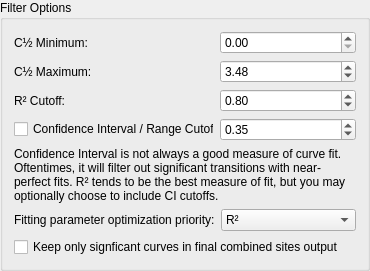
                   <widget class="QGroupBox" name="groupBox_5">
                    <property name="sizePolicy">
                     <sizepolicy hsizetype="Preferred" vsizetype="Fixed">
                      <horstretch>0</horstretch>
                      <verstretch>0</verstretch>
                     </sizepolicy>
                    </property>
                    <property name="title">
                     <string>Filter Options</string>
                    </property>
                    <layout class="QGridLayout" name="gridLayout_10">
                     <item row="1" column="0">
                      <layout class="QVBoxLayout" name="verticalLayout_5">
                       <item>
                        <layout class="QHBoxLayout" name="horizontalLayout_13">
                         <item>
                          <widget class="QLabel" name="label_14">
                           <property name="sizePolicy">
                            <sizepolicy hsizetype="Fixed" vsizetype="Preferred">
                             <horstretch>0</horstretch>
                             <verstretch>0</verstretch>
                            </sizepolicy>
                           </property>
                           <property name="minimumSize">
                            <size>
                             <width>200</width>
                             <height>0</height>
                            </size>
                           </property>
                           <property name="text">
                            <string>C½ Minimum:</string>
                           </property>
                          </widget>
                         </item>
                         <item>
                          <widget class="QDoubleSpinBox" name="chalf_min_doubleSpinBox">
                           <property name="focusPolicy">
                            <enum>Qt::StrongFocus</enum>
                           </property>
                           <property name="singleStep">
                            <double>0.010000000000000</double>
                           </property>
                          </widget>
                         </item>
                        </layout>
                       </item>
                       <item>
                        <layout class="QHBoxLayout" name="horizontalLayout_12">
                         <item>
                          <widget class="QLabel" name="label_12">
                           <property name="sizePolicy">
                            <sizepolicy hsizetype="Fixed" vsizetype="Preferred">
                             <horstretch>0</horstretch>
                             <verstretch>0</verstretch>
                            </sizepolicy>
                           </property>
                           <property name="minimumSize">
                            <size>
                             <width>200</width>
                             <height>0</height>
                            </size>
                           </property>
                           <property name="text">
                            <string>C½ Maximum:</string>
                           </property>
                          </widget>
                         </item>
                         <item>
                          <widget class="QDoubleSpinBox" name="chalf_max_doubleSpinBox">
                           <property name="focusPolicy">
                            <enum>Qt::StrongFocus</enum>
                           </property>
                           <property name="singleStep">
                            <double>0.010000000000000</double>
                           </property>
                           <property name="value">
                            <double>3.480000000000000</double>
                           </property>
                          </widget>
                         </item>
                        </layout>
                       </item>
                       <item>
                        <layout class="QHBoxLayout" name="horizontalLayout_11">
                         <item>
                          <widget class="QLabel" name="label_13">
                           <property name="sizePolicy">
                            <sizepolicy hsizetype="Fixed" vsizetype="Preferred">
                             <horstretch>0</horstretch>
                             <verstretch>0</verstretch>
                            </sizepolicy>
                           </property>
                           <property name="minimumSize">
                            <size>
                             <width>200</width>
                             <height>0</height>
                            </size>
                           </property>
                           <property name="text">
                            <string>R² Cutoff:</string>
                           </property>
                          </widget>
                         </item>
                         <item>
                          <widget class="QDoubleSpinBox" name="rsq_doubleSpinBox">
                           <property name="focusPolicy">
                            <enum>Qt::StrongFocus</enum>
                           </property>
                           <property name="maximum">
                            <double>0.990000000000000</double>
                           </property>
                           <property name="singleStep">
                            <double>0.010000000000000</double>
                           </property>
                           <property name="value">
                            <double>0.800000000000000</double>
                           </property>
                          </widget>
                         </item>
                        </layout>
                       </item>
                       <item>
                        <layout class="QHBoxLayout" name="horizontalLayout_10">
                         <item>
                          <widget class="QCheckBox" name="CI_filter_checkBox">
                           <property name="sizePolicy">
                            <sizepolicy hsizetype="Fixed" vsizetype="Fixed">
                             <horstretch>0</horstretch>
                             <verstretch>0</verstretch>
                            </sizepolicy>
                           </property>
                           <property name="minimumSize">
                            <size>
                             <width>200</width>
                             <height>0</height>
                            </size>
                           </property>
                           <property name="maximumSize">
                            <size>
                             <width>200</width>
                             <height>16777215</height>
                            </size>
                           </property>
                           <property name="baseSize">
                            <size>
                             <width>200</width>
                             <height>0</height>
                            </size>
                           </property>
                           <property name="text">
                            <string>Confidence Interval / Range Cutoff:</string>
                           </property>
                          </widget>
                         </item>
                         <item>
                          <widget class="QDoubleSpinBox" name="CI_doubleSpinBox">
                           <property name="focusPolicy">
                            <enum>Qt::StrongFocus</enum>
                           </property>
                           <property name="singleStep">
                            <double>0.010000000000000</double>
                           </property>
                           <property name="value">
                            <double>0.350000000000000</double>
                           </property>
                          </widget>
                         </item>
                        </layout>
                       </item>
                       <item>
                        <widget class="QLabel" name="label_15">
                         <property name="text">
                          <string>Confidence Interval is not always a good measure of curve fit. Oftentimes, it will filter out significant transitions with near-perfect fits. R² tends to be the best measure of fit, but you may optionally choose to include CI cutoffs.</string>
                         </property>
                         <property name="wordWrap">
                          <bool>true</bool>
                         </property>
                        </widget>
                       </item>
                       <item>
                        <layout class="QHBoxLayout" name="horizontalLayout_9">
                         <item>
                          <widget class="QLabel" name="label_16">
                           <property name="sizePolicy">
                            <sizepolicy hsizetype="Fixed" vsizetype="Preferred">
                             <horstretch>0</horstretch>
                             <verstretch>0</verstretch>
                            </sizepolicy>
                           </property>
                           <property name="minimumSize">
                            <size>
                             <width>200</width>
                             <height>0</height>
                            </size>
                           </property>
                           <property name="text">
                            <string>Fitting parameter optimization priority:</string>
                           </property>
                          </widget>
                         </item>
                         <item>
                          <widget class="QComboBox" name="fit_opt_comboBox">
                           <property name="focusPolicy">
                            <enum>Qt::StrongFocus</enum>
                           </property>
                           <item>
                            <property name="text">
                             <string>R²</string>
                            </property>
                           </item>
                           <item>
                            <property name="text">
                             <string>Confidence Interval</string>
                            </property>
                           </item>
                          </widget>
                         </item>
                        </layout>
                       </item>
                       <item>
                        <layout class="QHBoxLayout" name="horizontalLayout_8">
                         <item>
                          <widget class="QCheckBox" name="sig_only_checkBox">
                           <property name="text">
                            <string>Keep only signficant curves in final combined sites output</string>
                           </property>
                          </widget>
                         </item>
                        </layout>
                       </item>
                      </layout>
                     </item>
                    </layout>
                   </widget>
